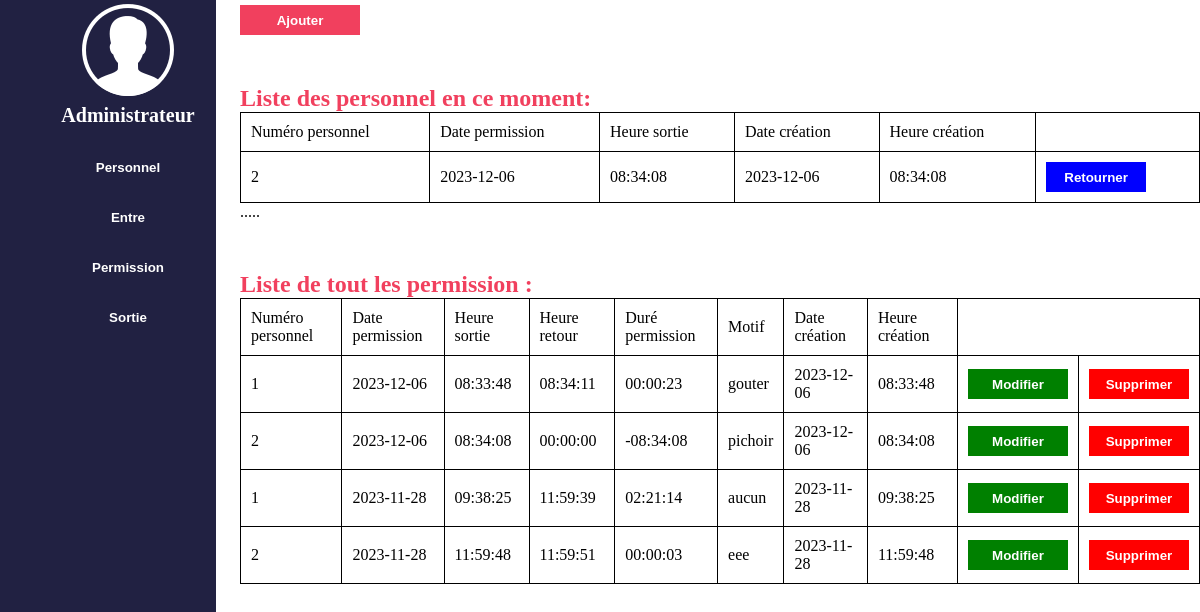
The app's page /Admin/permission/liste.php with its own data.
### tables this page shows
CREATE TABLE IF NOT EXISTS `permission` (
  `id_permission` int NOT NULL AUTO_INCREMENT,
  `numero_personnel` int NOT NULL,
  `date_permission` date NOT NULL,
  `heure_sortie` time DEFAULT NULL,
  `heure_retour` time DEFAULT NULL,
  `motif` varchar(255) DEFAULT NULL,
  `date_creation` date NOT NULL,
  `heure_creaction` time NOT NULL,
  PRIMARY KEY (`id_permission`,`numero_personnel`)
);

### Admin/permission/liste.php (the view, shortened to what this page needs)
<!DOCTYPE html>
<html lang="en">
<head>
    <link rel="stylesheet" href="style.css">
</head>
<body>
<nav>
        <ul>
            <li>
                <center><img src="admin.png" alt="Admin"><p>Administrateur</p></center>
            </li>
            <li>
                <a href="http://localhost/amelioration/Admin/personnel/liste_personnel.php">
                    <button>Personnel</button>
                </a>
            </li>
            <li>
                <a href="http://localhost/amelioration/Admin/entre/liste.php">
                    <button>Entre</button>
                </a>
            </li>
            <li>
                <a href="http://localhost/amelioration/Admin/permission/liste.php">
                    <button>Permission</button>
                </a>
            </li>
            <li>
                <a href="http://localhost/amelioration/Admin/sortie/liste.php">
                    <button>Sortie</button>
                </a>
            </li>
        </ul>
    </nav>
    <div class="corp">
    <div>
<a href="ajouter.php"><button class="button4">Ajouter</button></a>
    <?php
        $db = mysqli_connect('localhost', 'root', '','amelioration_stage') or die('could not connect to database');
        $requete=mysqli_query($db,"SELECT * FROM permission WHERE heure_retour='00:00:00'");
        if(mysqli_num_rows($requete)==0)
        {
            echo "i.....";
        }
        else
        {
            ?>
            <h2>Liste des personnel en ce moment:</h2>
            <table>
                <tr>
                    <td>Numéro personnel</td>
                    <td>Date permission</td>
                    <td>Heure sortie</td>
                    <td>Date création</td>
                    <td>Heure création</td>
                </tr>
                <?php
            while($row = mysqli_fetch_assoc($requete))
            {
                ?><tr>
                    <td><?=$row['numero_personnel']?></td>
                    <td><?=$row['date_permission']?></td>
                    <td><?=$row['heure_sortie']?></td>
                    <td><?=$row['date_creation']?></td>
                    <td><?=$row['heure_creaction']?></td>
                    <td><a href="retour.php?id=<?=$row['id_permission']?>"><button id="button3">Retourner</button></a>
                    </td></tr><?php
            }
        }
    ?>
    </table>
    <?php
        $db = mysqli_connect('localhost', 'root', '','amelioration_stage') or die('could not connect to database');
        $requete=mysqli_query($db,"SELECT id_permission,numero_personnel,date_permission, heure_sortie, heure_retour, motif, date_creation,heure_creaction,TIMEDIFF(heure_retour, heure_sortie) AS dure_permission FROM permission WHERE heure_retour!='00:00:00' AND date_permission=CURRENT_DATE()");
        if(mysqli_num_rows($requete)==0)
        {
            echo ".....";
        }
    ?>
    <?php
        $db = mysqli_connect('localhost', 'root', '','amelioration_stage') or die('could not connect to database');
        $requete=mysqli_query($db,"SELECT id_permission,numero_personnel,date_permission,heure_creaction, heure_sortie, heure_retour, motif ,TIMEDIFF(heure_retour, heure_sortie) AS dure_permission, date_creation FROM permission");
        if(mysqli_num_rows($requete)==0)
        {
            echo "......";
        }
        else
        {
            ?><h2>Liste de tout les permission :</h2>
            <table>
                <tr>
                    <td>Numéro personnel</td>
                    <td>Date permission</td>
                    <td>Heure sortie</td>
                    <td>Heure retour</td>
                    <td>Duré permission</td>
                    <td>Motif</td>
                    <td>Date création</td>
                    <td>Heure création</td>
                </tr><?php
            while($row = mysqli_fetch_assoc($requete))
            {
                ?><tr>
                    <td><?=$row['numero_personnel']?></td>
                    <td><?=$row['date_permission']?></td>
                    <td><?=$row['heure_sortie']?></td>
                    <td><?=$row['heure_retour']?></td>
                    <td><?=$row['dure_permission']?></td>
                    <td><?=$row['motif']?></td>
                    <td><?=$row['date_creation']?></td>
                    <td><?=$row['heure_creaction']?></td>
                    <td><a href="modifier.php?id=<?=$row['id_permission']?>"><button id="button1">Modifier</button></a></td>
                    <td><a href="supprimer.php?id=<?=$row['id_permission']?>"><button id="button2">Supprimer</button></a></td>
                    </tr><?php
            }
        }
    ?>
    </table></div>
</body>
</html>

### Admin/permission/style.css (style rules this page uses)
* { margin: 0; }
nav { width: 18%; background-color: rgba(7, 7, 44, 0.894); height: 100vh; position: fixed; }
nav ul li { list-style: none; display: block; }
nav ul li a button { background-color: rgba(42, 2, 42, 0); width: 100%; height: 50px; font-weight: bolder; color: white; border: none; }
table { width: 100%; }
table,th,td { border: 1px solid black; border-collapse: collapse; padding: 10px; }
#button1 { background-color: green; }
#button2 { background-color: red; }
#button3 { background-color: blue; }
#button1,#button2,#button3 { border: none; width: 100px; height: 30px; font-weight: 550; color: white; }
h2, h3 { margin-top: 50px; color: rgb(241, 64, 94); }
.corp { margin-left: 20%; }

### Admin/permission/liste.php (style rules this page uses)
p { font-weight:bold; color:white; font-size:20px; margin-bottom:15px }
.button4 { background-color:rgb(241, 64, 94); width:120px; height:30px; margin-top:5px; border:none; color:white; font-weight:bold; }

### records on screen
permission: numero_personnel "2", date_permission "2023-12-06", heure_sortie "08:34:08", date_creation "2023-12-06", heure_creaction "08:34:08", heure_retour "00:00:00", dure_permission "-08:34:08", motif "pichoir"
permission: numero_personnel "1", date_permission "2023-12-06", heure_sortie "08:33:48", heure_retour "08:34:11", dure_permission "00:00:23", motif "gouter", date_creation "2023-12-06", heure_creaction "08:33:48"
permission: numero_personnel "1", date_permission "2023-11-28", heure_sortie "09:38:25", heure_retour "11:59:39", dure_permission "02:21:14", motif "aucun", date_creation "2023-11-28", heure_creaction "09:38:25"
permission: numero_personnel "2", date_permission "2023-11-28", heure_sortie "11:59:48", heure_retour "11:59:51", dure_permission "00:00:03", motif "eee", date_creation "2023-11-28", heure_creaction "11:59:48"
